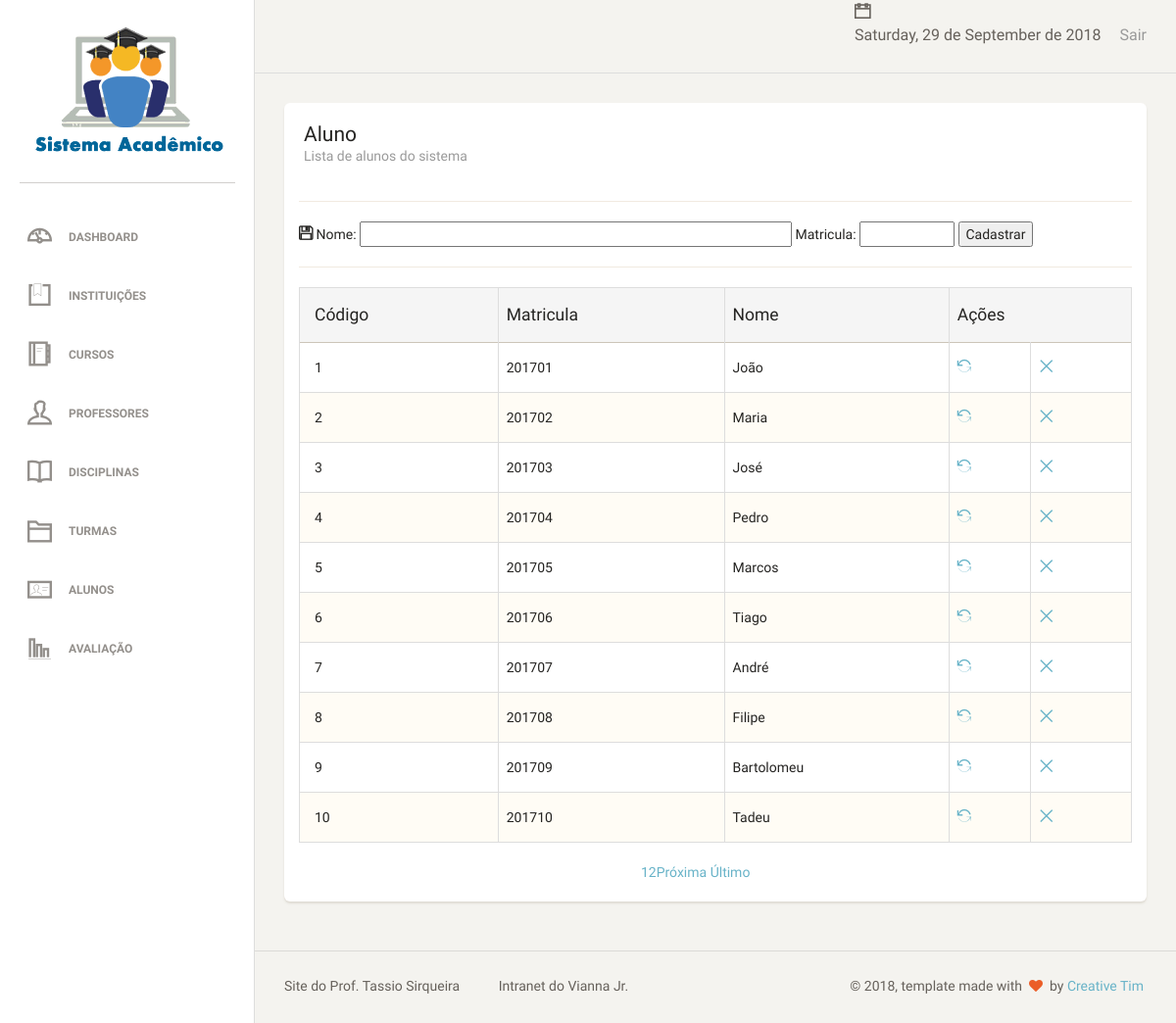
The page /alunos.php (signed in) on the database its author committed.
### tables this page shows
CREATE TABLE `Aluno` (
  `idAluno` int(11) NOT NULL AUTO_INCREMENT,
  `Matricula` int(11) NOT NULL,
  `Nome` varchar(45) NOT NULL,
  PRIMARY KEY (`idAluno`)
);

### dao/alunoDAO.php (the view, shortened to what this page needs)
<?php
require_once "db/conexao.php";
class alunoDAO
{
    public function tabelapaginada()
    {
        global $pdo;
        $endereco = $_SERVER ['PHP_SELF'];
        $pagina_atual = (isset($_GET['page']) && is_numeric($_GET['page'])) ? $_GET['page'] : 1;
        $linha_inicial = ($pagina_atual - 1) * QTDE_REGISTROS;
        $sql = "SELECT idAluno, Matricula, Nome FROM Aluno LIMIT {$linha_inicial}, " . QTDE_REGISTROS;
        $statement = $pdo->prepare($sql);
        $statement->execute();
        $dados = $statement->fetchAll(PDO::FETCH_OBJ);
        $sqlContador = "SELECT COUNT(*) AS total_registros FROM Aluno";
        $statement = $pdo->prepare($sqlContador);
        $statement->execute();
        $valor = $statement->fetch(PDO::FETCH_OBJ);
        $primeira_pagina = 1;
        $ultima_pagina = ceil($valor->total_registros / QTDE_REGISTROS);
        $pagina_anterior = ($pagina_atual > 1) ? $pagina_atual - 1 : 0;
        $proxima_pagina = ($pagina_atual < $ultima_pagina) ? $pagina_atual + 1 : 0;
        $range_inicial = (($pagina_atual - RANGE_PAGINAS) >= 1) ? $pagina_atual - RANGE_PAGINAS : 1;
        $range_final = (($pagina_atual + RANGE_PAGINAS) <= $ultima_pagina) ? $pagina_atual + RANGE_PAGINAS : $ultima_pagina;
        $exibir_botao_inicio = ($range_inicial < $pagina_atual) ? 'mostrar' : 'esconder';
        $exibir_botao_final = ($range_final > $pagina_atual) ? 'mostrar' : 'esconder';
        if (!empty($dados)):
            echo "
     <table class='table table-striped table-bordered'>
     <thead>
       <tr class='active'>
        <th>Código</th>
        <th>Matricula</th>
        <th>Nome</th>
        <th colspan='2'>Ações</th>
       </tr>
     </thead>
     <tbody>";
            foreach ($dados as $var):
                echo "<tr>
        <td>$var->idAluno</td>
        <td>$var->Matricula</td>
        <td>$var->Nome</td>
        <td><a href='?act=upd&id=$var->idAluno'><i class='ti-reload'></i></a></td>
        <td><a href='?act=del&id=$var->idAluno'><i class='ti-close'></i></a></td>
       </tr>";
            endforeach;
            echo "
</tbody>
     </table>
     <div class='box-paginacao'>
       <a class='box-navegacao  $exibir_botao_inicio' href='$endereco?page=$primeira_pagina' title='Primeira Página'>Primeira</a>
       <a class='box-navegacao $exibir_botao_inicio' href='$endereco?page=$pagina_anterior' title='Página Anterior'>Anterior</a>
";
            for ($i = $range_inicial; $i <= $range_final; $i++):
                $destaque = ($i == $pagina_atual) ? 'destaque' : '';
                echo "<a class='box-numero $destaque' href='$endereco?page=$i'>$i</a>";
            endfor;
            echo "<a class='box-navegacao $exibir_botao_final' href='$endereco?page=$proxima_pagina' title='Próxima Página'>Próxima</a>
       <a class='box-navegacao $exibir_botao_final' href='$endereco?page=$ultima_pagina' title='Última Página'>Último</a>
     </div>";
        else:
            echo "<p class='bg-danger'>Nenhum registro foi encontrado!</p>
     ";
        endif;
    }
}

### estrutura/Template.php (shortened to what this page needs)
<?php
class Template
{
    function header()
    {
        echo "
<!doctype html>
<html lang='pt-br'>
<head>
	<meta charset='utf-8' />
	<link rel='icon' type='image/png' sizes='96x96' href='assets/img/favicon.png'>
	<meta http-equiv='X-UA-Compatible' content='IE=edge,chrome=1' />
	<title>Sistema de Gestão Acadêmica</title>
	<meta content='width=device-width, initial-scale=1.0, maximum-scale=1.0, user-scalable=0' name='viewport' />
    <meta name='viewport' content='width=device-width' />
    <link href='assets/css/bootstrap.min.css' rel='stylesheet' />
    <link href='assets/css/animate.min.css' rel='stylesheet'/>
    <link href='assets/css/paper-dashboard.css' rel='stylesheet'/>
    <link href='http://maxcdn.bootstrapcdn.com/font-awesome/latest/css/font-awesome.min.css' rel='stylesheet'>
    <link href='https://fonts.googleapis.com/css?family=Muli:400,300' rel='stylesheet' type='text/css'>
    <link href='assets/css/themify-icons.css' rel='stylesheet'>
    <link href='assets/css/estilo.css' rel='stylesheet'>
</head>
<body>
";
    }
    function footer()
    {
        echo "
<footer class='footer'>
            <div class='container-fluid'>
                <nav class='pull-left'>
                    <ul>
                        <li>
                            <a href='http://www.tassio.eti.br'  target='_blank'>Site do Prof. Tassio Sirqueira</a>
                        </li>
                        <li>
                            <a href='http://intranet.viannajunior.edu.br/' target='_blank'>Intranet do Vianna Jr.</a>
                        </li>
                    </ul>
                </nav>
                <div class='copyright pull-right'>
                    &copy; <script>document.write(new Date().getFullYear())</script>, template made with <i class='fa fa-heart heart'></i> by <a href='http://www.creative-tim.com'>Creative Tim</a>
                </div>
            </div>
        </footer>
    </div>
</div>
</body>
</html>
";
    }
    function sidebar()
    {
        echo "
<div class='wrapper'>
	<div class='sidebar' data-background-color='white' data-active-color='danger'>
    <!--
Tip 1: you can change the color of the sidebar's background using: data-background-color='white | black'
		Tip 2: you can change the color of the active button using the data-active-color='primary | info | success | warning | danger'
	-->
    	<div class='sidebar-wrapper'>
            <div class='logo'>
                <a href='index.php'><img src='assets/img/logo.gif' width='220px'/></a>
            </div>
            <ul class='nav'>
                <li>
                    <a href='dashboard.php'>
                        <i class='ti-dashboard'></i>
                        <p>Dashboard</p>
                    </a>
                </li>
                <li>
                    <a href='instituicoes.php'>
                        <i class='ti-bookmark-alt'></i>
                        <p>Instituições</p>
                    </a>
                </li>
                <li>
                    <a href='cursos.php'>
                        <i class='ti-agenda'></i>
                        <p>Cursos</p>
                    </a>
                </li>
                <li>
                    <a href='professores.php'>
                        <i class='ti-user'></i>
                        <p>Professores</p>
                    </a>
                </li>
                <li>
                    <a href='disciplinas.php'>
                        <i class='ti-book'></i>
                        <p>Disciplinas</p>
                    </a>
                </li>
                <li>
                    <a href='turmas.php'>
                        <i class='ti-folder'></i>
                        <p>Turmas</p>
                    </a>
                </li>
                <li>
                    <a href='alunos.php'>
                        <i class='ti-id-badge'></i>
                        <p>Alunos</p>
                    </a>
                </li>
                <li>
                    <a href='avaliacao.php'>
                        <i class='ti-bar-chart-alt'></i>
                        <p>Avaliação</p>
                    </a>
                </li>
            </ul>
    	</div>
    </div>
";
    }
    function navbar()
    {
        echo "
<div class='main-panel'>
		<nav class='navbar navbar-default'>
            <div class='container-fluid'>
                <div class='navbar-header'>
                    <button type='button' class='navbar-toggle'>
                        <span class='sr-only'>Toggle navigation</span>
                        <span class='icon-bar bar1'></span>
                        <span class='icon-bar bar2'></span>
                        <span class='icon-bar bar3'></span>
                    </button>
                </div>
                <div class='collapse navbar-collapse'>
                    <ul class='nav navbar-nav navbar-right'>
                        <li>
                                <i class='ti-calendar'></i>
								<p>";
        echo strftime('%A, %d de %B de %Y', strtotime('today'));
        echo "
                                </p>
                        </li>
						<li>
                            <a href='sair.php'>
								<i class='ti-'></i>
								<p>Sair</p>
                            </a>
                        </li>
                    </ul>
                </div>
            </div>
        </nav>
";
    }
}

### alunos.php (shortened to what this page needs)
<?php
include_once "estrutura/Template.php";
require_once "dao/alunoDAO.php";
$template = new Template();
$object = new alunoDAO();
$template->header();
$template->sidebar();
$template->navbar();
if ($_SERVER['REQUEST_METHOD'] == 'POST') {
    $id = (isset($_POST["id"]) && $_POST["id"] != null) ? $_POST["id"] : "";
    $nome = (isset($_POST["nome"]) && $_POST["nome"] != null) ? $_POST["nome"] : "";
    $matricula = (isset($_POST["matricula"]) && $_POST["matricula"] != null) ? $_POST["matricula"] : "";
} else if (!isset($id)) {
    $nome = NULL;
    $matricula = NULL;
}
?>
<div class='content' xmlns="http://www.w3.org/1999/html">
    <div class='container-fluid'>
        <div class='row'>
            <div class='col-md-12'>
                <div class='card'>
                    <div class='header'>
                        <h4 class='title'>Aluno</h4>
                        <p class='category'>Lista de alunos do sistema</p>
                    </div>
                    <div class='content table-responsive'>
                        <form action="?act=save&id=" method="POST" name="form1">
                            <hr>
                            <i class="ti-save"></i>
                            Nome:
                            <input type="text" size="50" name="nome" value="<?php
                            echo (isset($nome) && ($nome != null || $nome != "")) ? $nome : '';
                            ?>"/>
                            Matricula:
                            <input type="numer" size="7" name="matricula" value="<?php
                            echo (isset($matricula) && ($matricula != null || $matricula != "")) ? $matricula : '';
                            ?>"/>
                            <input type="submit" VALUE="Cadastrar"/>
                            <hr>
                        </form>
                        <?php
                        $object->tabelapaginada();
                        ?>
                    </div>
                </div>
            </div>
        </div>
    </div>
</div>
<?php
$template->footer();
?>

### assets/css/estilo.css (style rules this page uses)
.box-paginacao { width: 370px; height: 30px; margin: 0 auto; }
.mostrar { visibility: visible; }

### rows shown on the page
aluno: idAluno "1", Matricula "201701", Nome "João"
aluno: idAluno "2", Matricula "201702", Nome "Maria"
aluno: idAluno "3", Matricula "201703", Nome "José"
aluno: idAluno "4", Matricula "201704", Nome "Pedro"
aluno: idAluno "5", Matricula "201705", Nome "Marcos"
aluno: idAluno "6", Matricula "201706", Nome "Tiago"
aluno: idAluno "7", Matricula "201707", Nome "André"
aluno: idAluno "8", Matricula "201708", Nome "Filipe"
aluno: idAluno "9", Matricula "201709", Nome "Bartolomeu"
aluno: idAluno "10", Matricula "201710", Nome "Tadeu"
